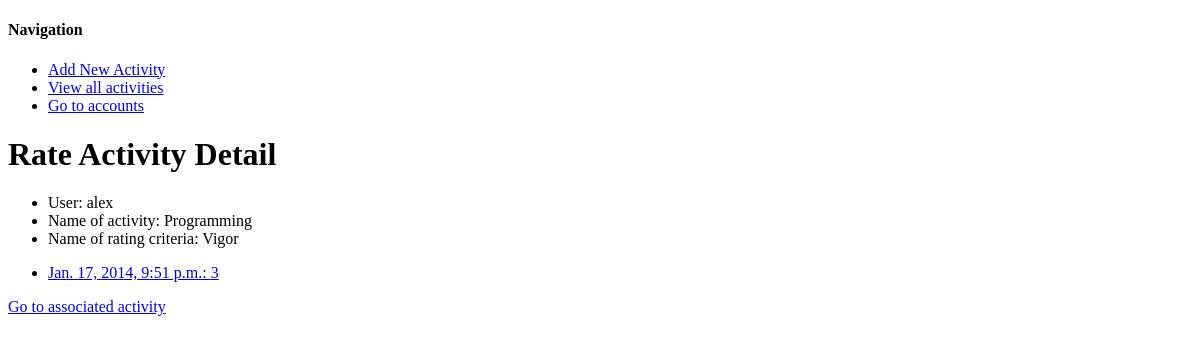
The page /activity/1/rate-activity-detail/1/ (signed in) on the database as committed earlier.
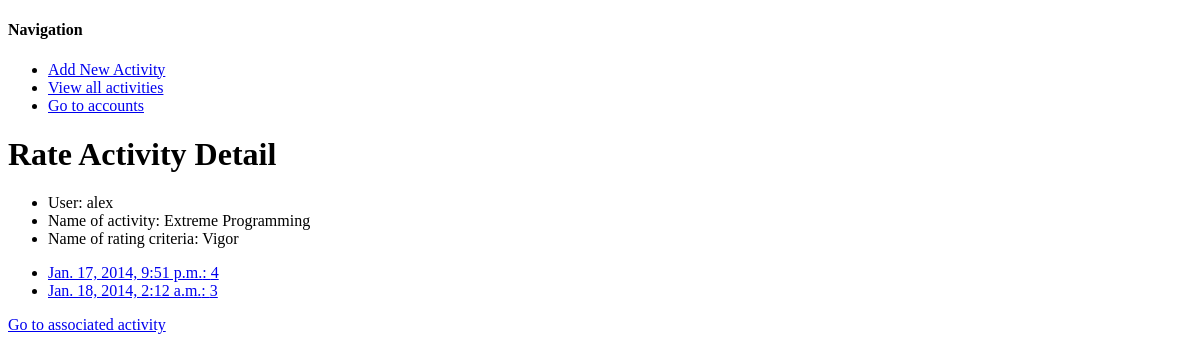
The same page on the database as committed later.
### activity/models.py (models this page shows)
class Activity(Model):
	user = ForeignKey(User, related_name="activities")
	name = CharField(max_length=200)
	tags = TaggableManager()
	class meta:
		unique_together = (("user", "name"))
	def __unicode__(self):
		return self.name

class RateActivityInstance(Model):
	rating = IntegerField(null=True, blank=True)
	rateActivity = ForeignKey(RateActivity, related_name="rateActivityInstances")
	activityInstance = ForeignKey(ActivityInstance, related_name="rateActivityInstances", blank=True)
	def __unicode__(self):
		return u"%s: %s" % (self.rateActivity, self.rating)
	def save(self, *args, **kwargs):
		if not self.rating:
			self.rating = None
		print self.rating
		super(RateActivityInstance, self).save(*args, **kwargs)

class ActivityInstance(Model):
	startTime = DateTimeField(blank=True, default=datetime.now())
	endTime = DateTimeField(blank=True, default=datetime.now())
	isTimeAccurate = BooleanField(default=False)
	length_days = IntegerField(default=0, blank=True)
	length_hours = IntegerField(default=0, blank=True)
	length_minutes = IntegerField(default=0, blank=True)
	length_seconds = IntegerField(default=0, blank=True)
	isLengthAccurate = BooleanField(default=False)
	log = TextField(blank=True)
	activity = ForeignKey(Activity, related_name="activityInstances", blank=True)
	hasError = BooleanField(default=False)
	def __unicode__(self):
		return u"%s: %s" % (self.activity, self.startTime)

### activity/views.py (the view)
# urls.py: url(r'^(?P<a_id>\d+)/rate-activity-detail/(?P<r_id>\d+)/$', rateActivityDetailView, {}, "rateActivity_detail"),
@login_required
def rateActivityDetailView(request, a_id, r_id):
	try:
		r = RateActivity.objects.get(pk=r_id)
		a = Activity.objects.get(pk=a_id)
	except Activity.DoesNotExist:
		raise Http404
	return render(request, "rateActivity_detail.html", {"rateActivity": r, "activity": a})

### activity/templates/rateActivity_detail.html (shortened to what this page needs)
{% extends "base.html" %}
{% block content %}
	<h1> Rate Activity Detail </h1>
	<ul>
		<li> User: {{ activity.user }} </li>
		<li> Name of activity: {{ activity.name }} </li>
		<li> Name of rating criteria: {{ rateActivity.name }} </li>
	</ul>
	<ul>
		{% for rI in rateActivity.rateActivityInstances.all %}
		<li>
		<a href="{% url "activityInstance_detail" activity.pk rI.activityInstance.pk %}"> {{rI.activityInstance.startTime}}: {{rI.rating}} </a></li>
		{% endfor %}
	</ul>
	<a href="{% url "activity_detail"  activity.pk  %}"> Go to associated activity </a>
{% endblock content %}

Rows that differ between the two databases and show on the page:
changed Activity "alex": name "Programming" → "Extreme Programming"
changed RateActivityInstance "Jan. 17, 2014, 9:51 p.m.": rating "3" → "4"
added RateActivityInstance: activityInstance.startTime "Jan. 18, 2014, 2:12 a.m.", rating "3"
